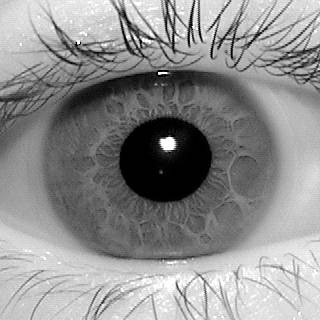
#> input picture Section5/eye2.jpeg, 320 x 320 px
$ python contour.py
#> lines starting #> are read from the running program, lines starting #| are printed output that depends on the picture; after the words box and inside, x2 and y2 are one past the last pixel; in counts of white or black regions, pixels touching at a corner belong together
from __future__ import print_function
import cv2 as cv
import numpy as np
import argparse
import random as rng

rng.seed(12345)
threshold = 100

def draw_contor():

    canny_output = cv.Canny(src_gray, threshold, threshold * 2)
    # cv.imshow("canny", canny_output)
    # cv.waitKey(0)
    contours, hierarchy = cv.findContours(canny_output, cv.RETR_TREE, cv.CHAIN_APPROX_SIMPLE)

    contours_poly = [None] * len(contours)
    boundRect = [None] * len(contours)
    centers = [None] * len(contours)
    radius = [None] * len(contours)

    for i, c in enumerate(contours):
        contours_poly[i] = cv.approxPolyDP(c, 3, True)
        # boundRect[i] = cv.boundingRect(contours_poly[i])
        centers[i], radius[i] = cv.minEnclosingCircle(contours_poly[i])

    drawing = np.zeros((canny_output.shape[0], canny_output.shape[1], 3), dtype=np.uint8)

    for i in range(len(contours)):
        color = (rng.randint(0, 256), rng.randint(0, 256), rng.randint(0, 256))
        area = cv.contourArea(contours_poly[i])
        if area >400 :
            print("area = {}".format(area))
            cv.drawContours(drawing, contours_poly, i, color)
            cv.circle(drawing, (int(centers[i][0]), int(centers[i][1])), int(radius[i]), color, 2)

    cv.imshow('Contours', drawing)
    cv.waitKey(0)

src = cv.imread(r'eye2.jpeg')
#> src is the input picture: shape (320, 320, 3); min 0, max 255, mean 142.5

# Convert image to gray and blur it
src_gray = cv.cvtColor(src, cv.COLOR_BGR2GRAY)
src_gray = cv.blur(src_gray, (3, 3))
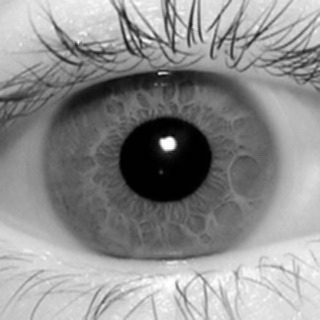
#> src_gray: shape (320, 320); min 0, max 254, mean 142.5

src_gray = cv.medianBlur(src_gray, 5)
cv.imshow("source", src)
cv.waitKey(10)
max_thresh = 255
# cv.createTrackbar('Canny thresh:', source_window, thresh, max_thresh, thresh_callback)
# thresh_callback(thresh)
draw_contor()
#> in draw_contor, `canny_output = cv.Canny(src_gray, threshold, threshold * 2)`:
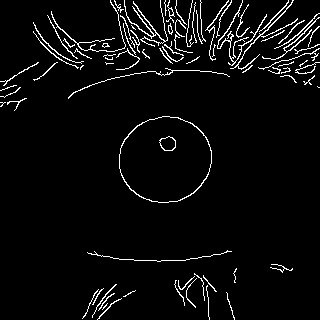
#> canny_output: shape (320, 320); 4.4% white in thin lines or dots
#> in draw_contor, `contours, hierarchy = cv.findContours(canny_output, cv.RETR_TREE, cv.C..`: contours = 87 contours, 69 with area under 20; largest, box (x1, y1, x2, y2) and area: (119, 116, 212, 203) 6230, (119, 116, 212, 203) 6149, (159, 136, 176, 151) 175, (159, 136, 176, 151) 161, (217, 0, 267, 66) 82
#> in draw_contor, `contours_poly = [None] * len(contours)`: contours_poly = 87 items
#> the loop in draw_contor, `for i, c in enumerate(contours):` made 87 passes
#> c on pass 25: [[317, 86], [318, 87], [319, 87], [318, 87]]
#> after the loop in draw_contor, `for i, c in enumerate(contours):`: centers = 87 pairs, first value 2.5 to 317, second value 6 to 308.5; contours_poly = 87 contours, 65 with area under 20; largest, box (x1, y1, x2, y2) and area: (119, 117, 209, 203) 6044, (119, 116, 212, 203) 6018, (124, 0, 168, 47) 272, (217, 0, 267, 66) 186, (258, 48, 320, 70) 178; radius = 87 values, max 81.25 at index 28, min 0.0001 at index 24, mean 15.52
#> the loop in draw_contor, `for i in range(len(contours)):` made 87 passes
#> (color, area) on passes 9, 18, 19, 20, 21, 23, 29, 37, 44, 46, 49, 53: ((12, 234, 173), 63), ((84, 154, 4), 6043.5), ((76, 117, 179), 6017.5), ((175, 80, 197), 132), ((165, 6, 25), 132.5), ((198, 91, 5), 37.5), ((84, 171, 118), 22), ((190, 169, 90), 102), ((133, 218, 22), 177.5), ((79, 190, 18), 23.5), ((135, 159, 252), 52.5), ((42, 15, 56), 32)
#| area = 6043.5
#| area = 6017.5
#> after the loop in draw_contor, `for i in range(len(contours)):`:
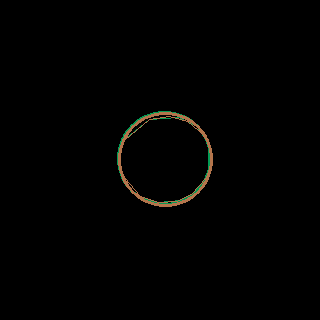
#> drawing: shape (320, 320, 3); mean of channels 0, 1, 2 1, 1.6, 1.8; drawn as B, G, R
cv.waitKey()

$ run again, with Section5/eye19.jpeg copied over Section5/eye2.jpeg
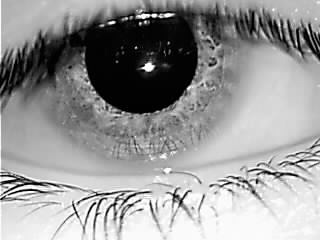
#> input picture Section5/eye19.jpeg, 320 x 240 px
#> src is the input picture: shape (240, 320, 3); min 0, max 255, mean 150.8
#> `src_gray = cv.medianBlur(src_gray, 5)`:
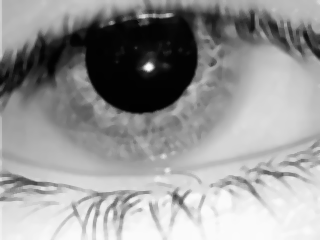
#> src_gray: shape (240, 320); min 1, max 251, mean 151.1
#> in draw_contor, `canny_output = cv.Canny(src_gray, threshold, threshold * 2)`:
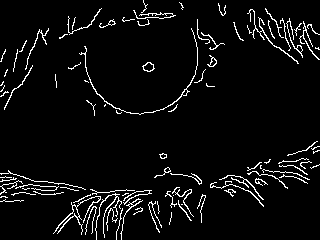
#> canny_output: shape (240, 320); 5.1% white in thin lines or dots
#> contours = 103 contours, 83 with area under 20; largest, box (x1, y1, x2, y2) and area: (142, 62, 155, 72) 74, (79, 28, 198, 115) 74, (143, 62, 154, 72) 60, (53, 196, 101, 235) 54, (207, 55, 217, 67) 44
#> in draw_contor, `contours_poly = [None] * len(contours)`: contours_poly = 103 items
#> the loop in draw_contor, `for i, c in enumerate(contours):` made 103 passes
#> c on passes 6, 15, 57: [[181, 204], [182, 204]], [[173, 195]], [[105, 104], [104, 105], [104, 106], [105, 105]]
#> after the loop in draw_contor, `for i, c in enumerate(contours):`: centers = 103 pairs, first value 1.5 to 317, second value 5.5 to 223.5; contours_poly = 103 contours, 74 with area under 20; largest, box (x1, y1, x2, y2) and area: (79, 28, 198, 115) 162, (90, 189, 135, 195) 94, (249, 9, 299, 64) 88, (121, 198, 143, 240) 68, (286, 18, 303, 58) 61; radius = 103 values, max 60.05 at index 78, min 0.0001 at index 5, mean 10.95
#> the loop in draw_contor, `for i in range(len(contours)):` made 103 passes
#> (color, area) on passes 5, 11, 13, 16, 19, 21, 25, 27: ((89, 95, 181), 44), ((3, 83, 91), 68.5), ((54, 93, 192), 51), ((110, 95, 131), 30.5), ((76, 117, 179), 43.5), ((165, 6, 25), 20.5), ((246, 31, 7), 94.5), ((103, 186, 61), 32.5)

$ run again, with Section5/eye.jpeg copied over Section5/eye2.jpeg
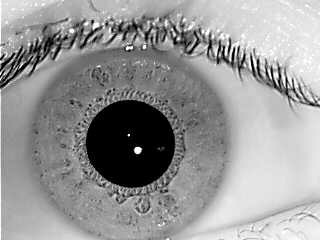
#> input picture Section5/eye.jpeg, 320 x 240 px
#> src is the input picture: shape (240, 320, 3); min 0, max 255, mean 150.8
#> in draw_contor, `canny_output = cv.Canny(src_gray, threshold, threshold * 2)`:
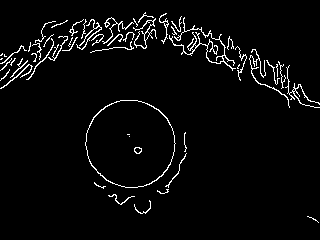
#> canny_output: shape (240, 320); 3.7% white in thin lines or dots, all inside (x1, y1, x2, y2) = (0, 12, 320, 223)
#> contours = 63 contours, 49 with area under 20; largest, box (x1, y1, x2, y2) and area: (85, 100, 176, 188) 6115, (85, 100, 176, 188) 6041, (169, 17, 236, 71) 126, (133, 18, 157, 49) 58, (102, 17, 134, 44) 42
#> in draw_contor, `contours_poly = [None] * len(contours)`: contours_poly = 63 items
#> the loop in draw_contor, `for i, c in enumerate(contours):` made 63 passes
#> c on passes 12, 13, 25, 28: [[129, 136]], [[127, 134], [129, 134]], [[1, 58], [0, 59], [1, 59], [2, 58]], [[2, 53], [0, 55], [1, 55], [2, 54]]
#> after the loop in draw_contor, `for i, c in enumerate(contours):`: centers = 63 pairs, first value 2 to 312.5, second value 19.5 to 219; contours_poly = 63 contours, 48 with area under 20; largest, box (x1, y1, x2, y2) and area: (85, 101, 176, 188) 5912, (86, 100, 176, 188) 5889, (169, 17, 236, 71) 332, (285, 65, 320, 108) 182, (133, 18, 157, 48) 76; radius = 63 values, max 45.05 at index 8, min 0.0001 at index 11, mean 10.49
#> the loop in draw_contor, `for i in range(len(contours)):` made 63 passes
#> (color, area) on passes 8, 9, 10, 15, 19, 20, 29, 34: ((97, 174, 164), 5911.5), ((12, 234, 173), 5889), ((13, 212, 1), 27), ((118, 61, 255), 182), ((76, 117, 179), 26), ((175, 80, 197), 75.5), ((84, 171, 118), 43), ((135, 207, 33), 41)
#> (printed output is left out)
#> after the loop in draw_contor, `for i in range(len(contours)):`:
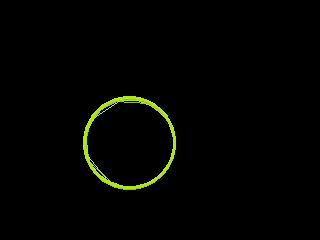
#> drawing: shape (240, 320, 3); mean of channels 0, 1, 2 0.4, 3.5, 2.7; drawn as B, G, R

$ run again, with Section5/face.jpeg copied over Section5/eye2.jpeg
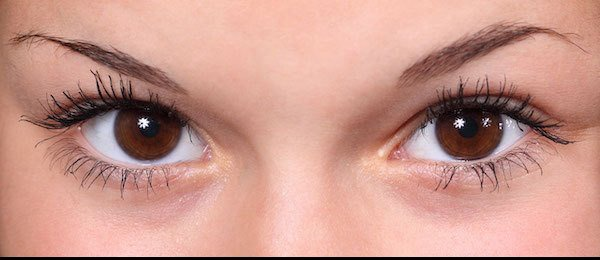
#> input picture Section5/face.jpeg, 600 x 260 px
#> src is the input picture: shape (260, 600, 3); mean B, G, R 140.6, 152, 202.4
#> `src_gray = cv.medianBlur(src_gray, 5)`:
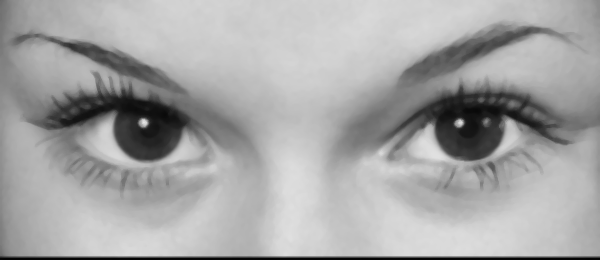
#> src_gray: shape (260, 600); min 2, max 229, mean 165.9
#> in draw_contor, `canny_output = cv.Canny(src_gray, threshold, threshold * 2)`:
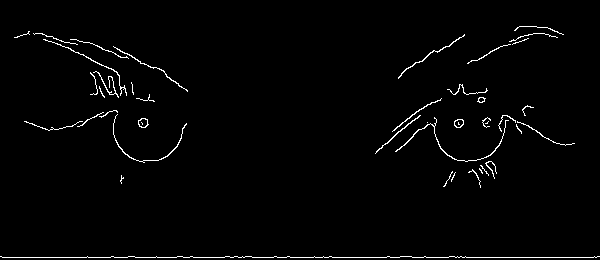
#> canny_output: shape (260, 600); 1.7% white in thin lines or dots, all inside (x1, y1, x2, y2) = (0, 26, 600, 258)
#> contours = 46 contours, 33 with area under 20; largest, box (x1, y1, x2, y2) and area: (138, 118, 149, 128) 70, (454, 119, 464, 128) 62, (138, 118, 148, 128) 60, (395, 117, 509, 162) 57, (454, 119, 464, 128) 52
#> in draw_contor, `contours_poly = [None] * len(contours)`: contours_poly = 46 items
#> the loop in draw_contor, `for i, c in enumerate(contours):` made 46 passes
#> c on passes 10, 16, 19: [[427, 122]], [[458, 122], [458, 124], [459, 124], [458, 123]], [[141, 122], [142, 123], [142, 124], [142, 123]]
#> after the loop in draw_contor, `for i, c in enumerate(contours):`: centers = 46 pairs, first value 21.5 to 545.5, second value 32 to 256; contours_poly = 46 contours, 35 with area under 20; largest, box (x1, y1, x2, y2) and area: (392, 98, 442, 132) 94, (395, 117, 509, 162) 82, (43, 39, 127, 96) 76, (93, 72, 119, 98) 74, (138, 118, 149, 128) 53; radius = 46 values, max 299.5 at index 0, min 0.0001 at index 9, mean 21.37
#> the loop in draw_contor, `for i in range(len(contours)):` made 46 passes
#> (color, area) on passes 14, 15, 17, 18, 21, 24, 28, 36: ((119, 168, 20), 44), ((118, 61, 255), 38), ((222, 66, 21), 53), ((84, 154, 4), 43.5), ((165, 6, 25), 82), ((188, 110, 62), 44), ((76, 40, 253), 94), ((124, 94, 13), 74)
